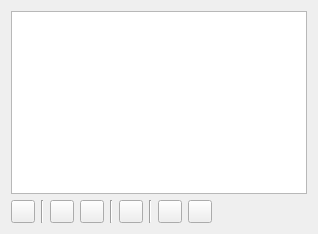
<?xml version="1.0" encoding="UTF-8"?>
<ui version="4.0">
 <class>UIADLS</class>
 <widget class="QWidget" name="UIADLS">
  <property name="geometry">
   <rect>
    <x>0</x>
    <y>0</y>
    <width>318</width>
    <height>234</height>
   </rect>
  </property>
  <property name="windowTitle">
   <string>Form</string>
  </property>
  <layout class="QVBoxLayout" name="verticalLayout">
   <item>
    <widget class="QTreeView" name="treeView">
     <property name="acceptDrops">
      <bool>false</bool>
     </property>
     <property name="editTriggers">
      <set>QAbstractItemView::NoEditTriggers</set>
     </property>
     <property name="showDropIndicator" stdset="0">
      <bool>true</bool>
     </property>
     <property name="dragEnabled">
      <bool>true</bool>
     </property>
     <property name="dragDropOverwriteMode">
      <bool>true</bool>
     </property>
     <property name="dragDropMode">
      <enum>QAbstractItemView::InternalMove</enum>
     </property>
     <property name="alternatingRowColors">
      <bool>true</bool>
     </property>
     <property name="selectionBehavior">
      <enum>QAbstractItemView::SelectRows</enum>
     </property>
     <property name="itemsExpandable">
      <bool>false</bool>
     </property>
     <property name="sortingEnabled">
      <bool>true</bool>
     </property>
    </widget>
   </item>
   <item>
    <layout class="QHBoxLayout" name="horizontalLayout">
     <item>
      <widget class="QToolButton" name="add_newButton">
       <property name="toolTip">
        <string>Add new</string>
       </property>
       <property name="text">
        <string/>
       </property>
      </widget>
     </item>
     <item>
      <widget class="Line" name="line">
       <property name="orientation">
        <enum>Qt::Vertical</enum>
       </property>
      </widget>
     </item>
     <item>
      <widget class="QToolButton" name="changeButton">
       <property name="toolTip">
        <string>Change</string>
       </property>
       <property name="text">
        <string/>
       </property>
      </widget>
     </item>
     <item>
      <widget class="QToolButton" name="removeButton">
       <property name="toolTip">
        <string>Delete</string>
       </property>
       <property name="text">
        <string/>
       </property>
      </widget>
     </item>
     <item>
      <widget class="Line" name="line_2">
       <property name="orientation">
        <enum>Qt::Vertical</enum>
       </property>
      </widget>
     </item>
     <item>
      <widget class="QToolButton" name="connectButton">
       <property name="toolTip">
        <string>Connect</string>
       </property>
       <property name="text">
        <string/>
       </property>
      </widget>
     </item>
     <item>
      <widget class="Line" name="line_3">
       <property name="orientation">
        <enum>Qt::Vertical</enum>
       </property>
      </widget>
     </item>
     <item>
      <widget class="QToolButton" name="upButton">
       <property name="toolTip">
        <string>Move up</string>
       </property>
       <property name="text">
        <string/>
       </property>
      </widget>
     </item>
     <item>
      <widget class="QToolButton" name="downButton">
       <property name="toolTip">
        <string>Move down</string>
       </property>
       <property name="text">
        <string/>
       </property>
      </widget>
     </item>
     <item>
      <spacer name="horizontalSpacer">
       <property name="orientation">
        <enum>Qt::Horizontal</enum>
       </property>
       <property name="sizeHint" stdset="0">
        <size>
         <width>99</width>
         <height>20</height>
        </size>
       </property>
      </spacer>
     </item>
    </layout>
   </item>
  </layout>
 </widget>
 <resources/>
 <connections/>
</ui>
